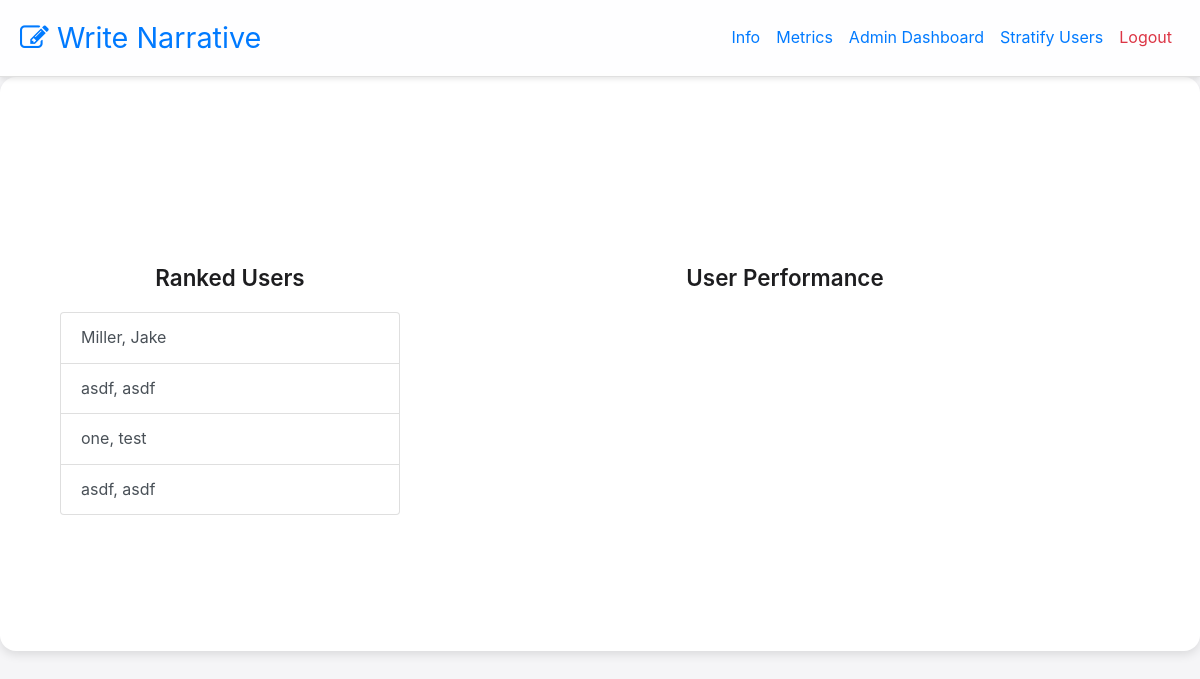
The app's page /phase-two (signed in) with its own data.
### website/models.py (models this page shows)
class Stratification(db.Model):
    id = db.Column(db.Integer, primary_key=True)
    overall_elo = db.Column(db.Integer)
    duty_perform_elo = db.Column(db.Integer)
    professionalism_elo = db.Column(db.Integer)
    leadership_elo = db.Column(db.Integer)
    character_elo = db.Column(db.Integer)
    num_comparisons = db.Column(db.Integer, default=0) #used to balance user comparisons
    comparison_history = db.Column(JSON, default=list)  # New field to track comparisons
    user_id = db.Column(db.Integer, db.ForeignKey('user.id'))

class User(db.Model, UserMixin):
    id = db.Column(db.Integer, primary_key=True)
    email = db.Column(db.String(150), unique=True)
    password = db.Column(db.String(150))
    first_name = db.Column(db.String(150))
    last_name = db.Column(db.String(150))
    notes = db.relationship('Note')
    supervisor_notes = db.relationship('Supervisor_Notes')
    feedback = db.relationship('Feedback')
    stratification = db.relationship('Stratification')
    info = db.relationship('Info')

### website/views.py (the view, shortened to what this page needs)
@views.route('/phase-two', methods=['GET', 'POST'])
@login_required
def phase_two():
    class_year = request.args.get('class_year', type=int)
    selected_user_id = request.args.get('selected_user', type=int)
    action = request.form.get('action')  # Captures button press action (move up/down)
    page = request.args.get('page', 1, type=int)
    admin_info = Info.query.filter_by(user_id=current_user.id).first()
    if not admin_info:
        return "Unauthorized Access", 403
    query = db.session.query(
        User.id,
        User.first_name,
        User.last_name,
        Stratification.overall_elo,
        Note.data.label("note_data"),
        Supervisor_Notes.data.label("supervisor_data")
    ).join(Info, User.id == Info.user_id) \
        .join(Stratification, User.id == Stratification.user_id, isouter=True) \
        .join(Note, User.id == Note.user_id, isouter=True) \
        .join(Supervisor_Notes, User.id == Supervisor_Notes.user_id, isouter=True) \
        .filter(Info.squadron == admin_info.squadron)
    if class_year:
        query = query.filter(Info.class_year == class_year)
    query = query.order_by(Stratification.overall_elo.desc().nullslast(), User.last_name, User.first_name)
    users_paginated = query.paginate(page=page, error_out=False)
    users = users_paginated.items
    all_users = query.all()  # Get full sorted list
    selected_user = None
    above_user = None
    below_user = None
    return render_template(
        "phase_two.html",
        users=users,
        selected_user=selected_user,
        above_user=above_user,
        below_user=below_user,
        squadron=admin_info.squadron,
        class_year=class_year,
        pagination=users_paginated
    )

### website/templates/phase_two.html (shortened to what this page needs)
{% extends "base.html" %}
{% block content %}
<div class="container mt-5">
    <div class="row">
        <div class="col-md-4">
            <h3 class="text-center">Ranked Users</h3>
            <div class="list-group">
                {% for user in users %}
                    <a href="?class_year={{ class_year }}&selected_user={{ user.id }}"
                       class="list-group-item list-group-item-action
                              {% if selected_user and selected_user.id == user.id %}active{% endif %}">
                        {{ user.last_name }}, {{ user.first_name }}
                    </a>
                {% endfor %}
            </div>
        </div>
        <div class="col-md-8">
            <h3 class="text-center">User Performance</h3>
        </div>
    </div>
</div>
{% endblock %}

### website/static/css/styles.css (style rules this page uses)
* { margin: 0; padding: 0; box-sizing: border-box; }
body { font-family: -apple-system, BlinkMacSystemFont, "Segoe UI", "Helvetica Neue", Arial, sans-serif; font-size: 16px; background-color: #f5f5f7; color: #333333; line-height: 1.6; margin: 0; padding: 0; }
h1, h2, h3, h4 { font-weight: 600; color: #1d1d1f; margin: 20px 0; }
h3, h4 { font-size: 1.4rem; }
a { color: #007aff; text-decoration: none; }
.container { max-width: 1200px; margin: 0 auto; padding: 40px 20px; }

### records on screen
Stratification: last_name "Miller", first_name "Jake"
Stratification: last_name "asdf", first_name "asdf"
Stratification: last_name "one", first_name "test"
Stratification: last_name "asdf", first_name "asdf"
